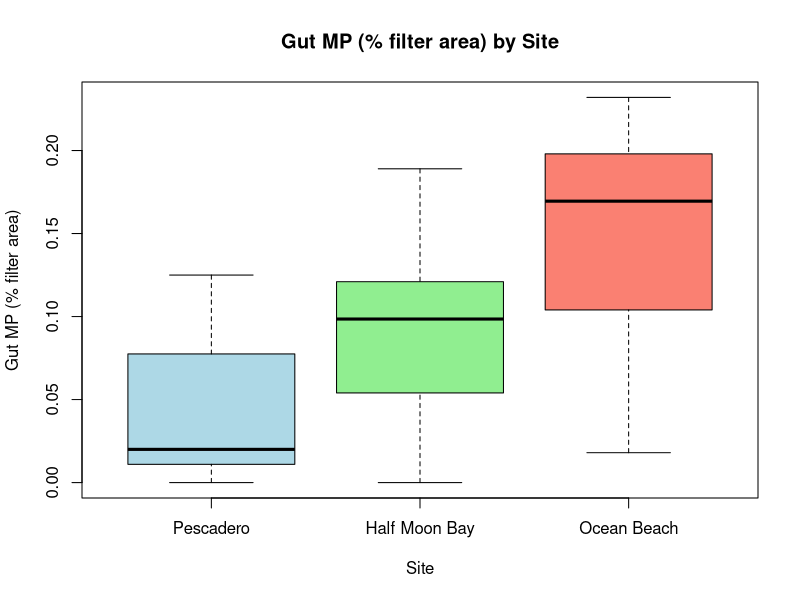
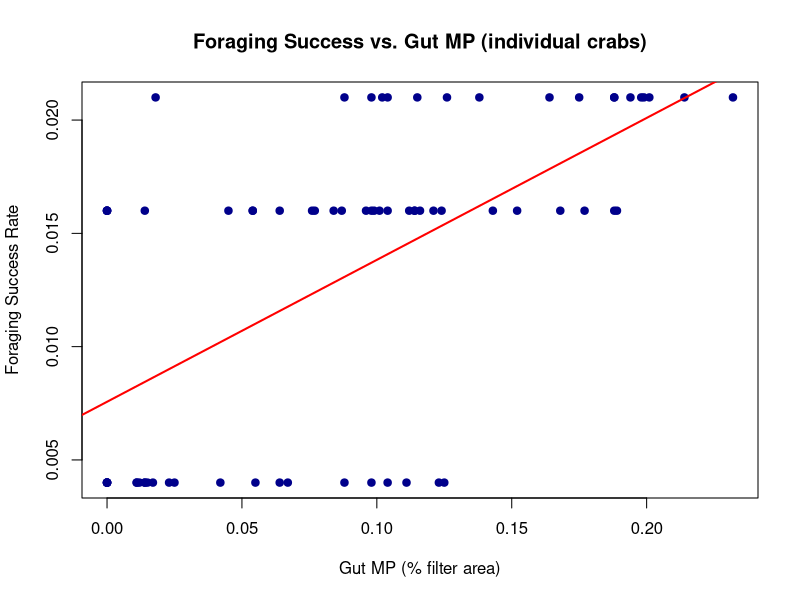

Write R code to recreate these figures, in order.
## ---- chunk 1
# Mole Crab contamination by site

MoleCrab <- read.csv("MoleCrabMP.csv")
#MoleCrab

#ANOVA
Molecrab_aov <- aov(`Gut.MP....filter.area.` ~ Site_name, data = MoleCrab)
summary(Molecrab_aov)

#Reorder site columns
MoleCrab$Site_name <- factor(MoleCrab$Site_name, levels = c("Pescadero", "Half Moon Bay", "Ocean Beach"))


#Create box plot
boxplot(`Gut.MP....filter.area.` ~ Site_name,
        data = MoleCrab,
        col = c("lightblue", "lightgreen", "salmon"),
        main = "Gut MP (% filter area) by Site",
        xlab = "Site",
        ylab = "Gut MP (% filter area)")
## ---- chunk 2
# Foraging success rates vs microplastic contamination

# Adding Foraging Success (Successful Attempts/Total Attempts) to sites
MoleCrab$ForagingSuccess <- NA
MoleCrab$ForagingSuccess[MoleCrab$Site_name == "Ocean Beach"] <- 0.021
MoleCrab$ForagingSuccess[MoleCrab$Site_name == "Half Moon Bay"] <- 0.016
MoleCrab$ForagingSuccess[MoleCrab$Site_name == "Pescadero"] <- 0.004

# Run linear regression
model <- lm(ForagingSuccess ~ Gut.MP....filter.area., data = MoleCrab)
#summary(model)

# Plotting Gut MP vs. Foraging Success 
plot(MoleCrab$Gut.MP....filter.area., MoleCrab$ForagingSuccess,
     main = "Foraging Success vs. Gut MP (individual crabs)",
     xlab = "Gut MP (% filter area)",
     ylab = "Foraging Success Rate",
     pch = 19, col = "darkblue") +
    abline(model, col = "red", lwd = 2)

